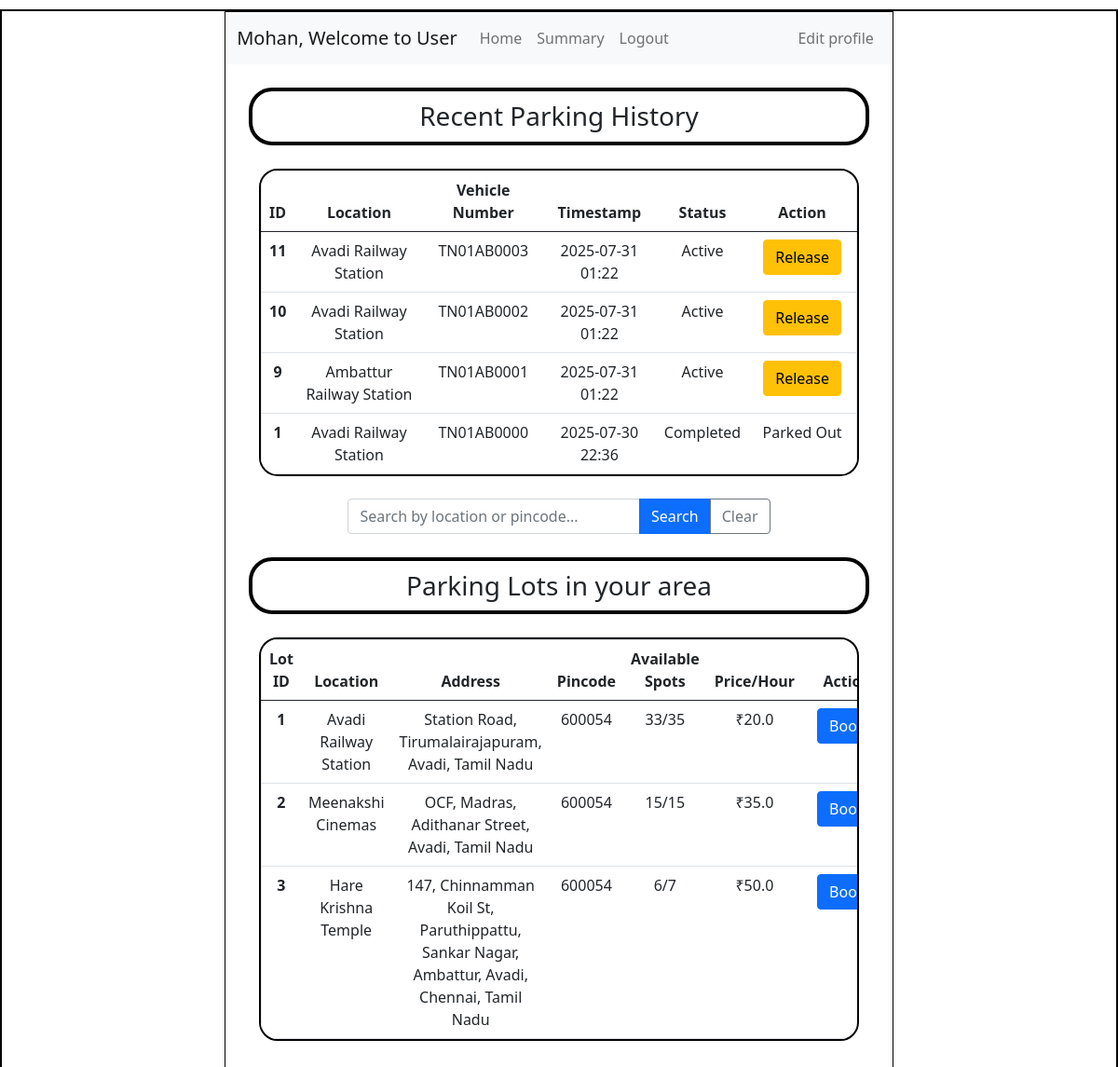
/user_dashboard/2, run on an earlier commit of the app's database.
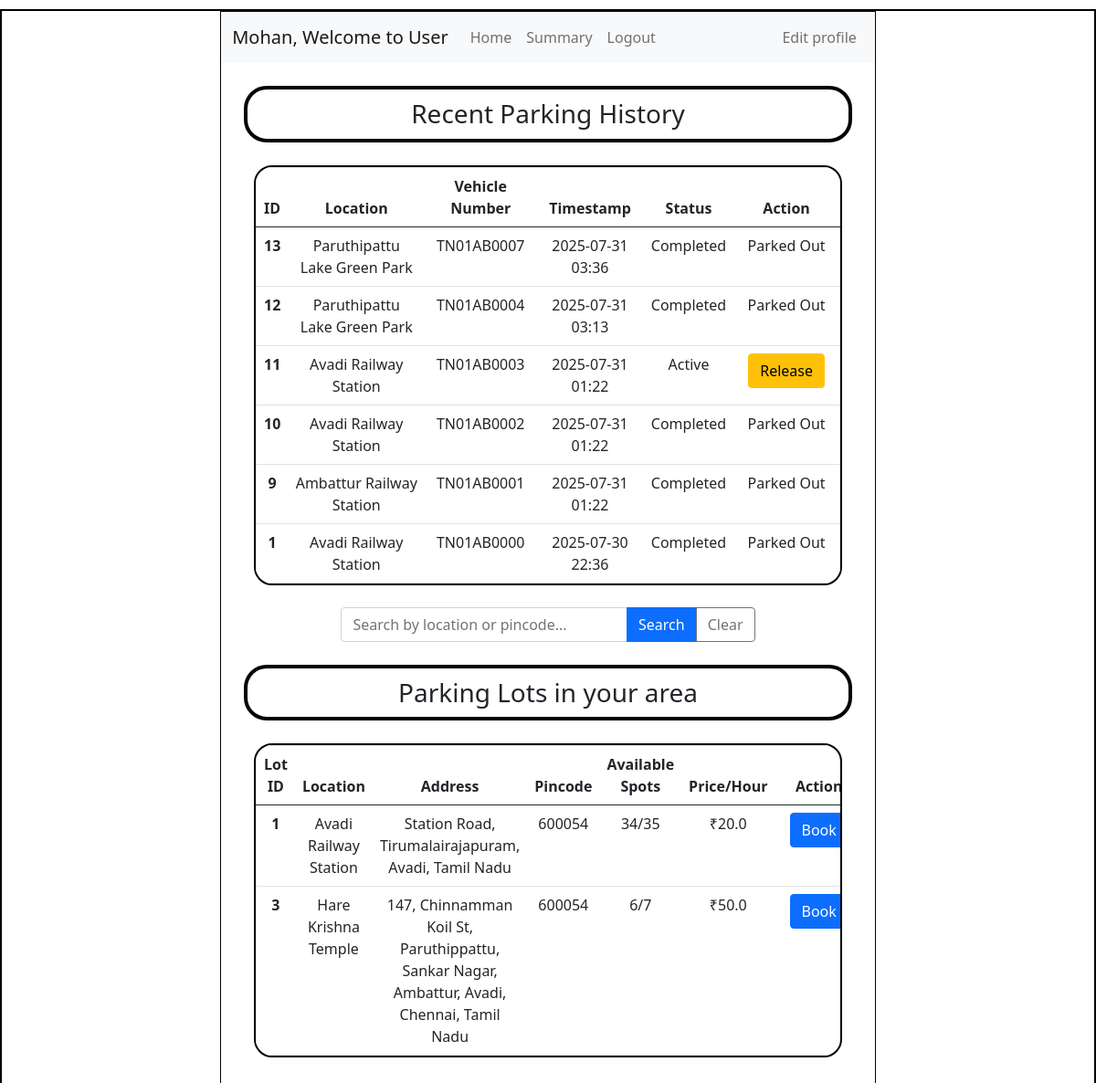
And on a later commit of the database.
### application/models.py (models this page shows)
class User(db.Model):
    id = db.Column(db.Integer, primary_key=True)
    first_name = db.Column(db.String(), nullable=False)
    last_name = db.Column(db.String(), nullable=False)
    email = db.Column(db.String(), unique=True, nullable=False)
    pwd = db.Column(db.String(), nullable=False)
    vehicle_reg = db.Column(db.String(), unique=True, nullable=False)
    address = db.Column(db.String(), nullable=False)
    pincode = db.Column(db.String(), nullable=False)
    phone_number = db.Column(db.String(), unique=True, nullable=False)
    gender = db.Column(db.String())
    age = db.Column(db.Integer)
    type = db.Column(db.String(), default='general')
    reservations = db.relationship('Reservation', backref='user')

class ParkingLot(db.Model):
    id = db.Column(db.Integer, primary_key=True)
    prime_location_name = db.Column(db.String(), nullable=False)
    price = db.Column(db.Float, nullable=False)
    address = db.Column(db.String(), nullable=False)
    pin_code = db.Column(db.String(), nullable=False)
    max_spots = db.Column(db.Integer, nullable=False)
    spots = db.relationship('ParkingSpot', backref='lot', cascade='all, delete-orphan')

class Reservation(db.Model):
    id = db.Column(db.Integer, primary_key=True)
    spot_id = db.Column(db.Integer, db.ForeignKey('parking_spot.id'), nullable=False)
    user_id = db.Column(db.Integer, db.ForeignKey('user.id'), nullable=False)
    parking_timestamp = db.Column(db.DateTime, nullable=False)
    leaving_timestamp = db.Column(db.DateTime, nullable=True)
    cost_per_unit_time = db.Column(db.Float, nullable=False)
    vehicle_num = db.Column(db.String(), nullable=False)

### application/controllers.py (the view, shortened to what this page needs)
@app.route("/user_dashboard/<int:user_id>")
def user_dashboard(user_id):
    this_user = User.query.filter_by(id=user_id).first()
    search_query = request.args.get('search_query', '').strip()
    if not search_query:
        parking_lots = ParkingLot.query.filter_by(pin_code=this_user.pincode).all()
        search_type = 'default'
    updated_lots = []
    for lot in parking_lots:
        available_count = ParkingSpot.query.filter_by(lot_id=lot.id, status='available').count()
        occupied_count = ParkingSpot.query.filter_by(lot_id=lot.id, status='occupied').count()
        updated_lots.append({
            'id': lot.id,
            'address': lot.address,
            'prime_location_name': lot.prime_location_name,
            'price': lot.price,
            'available_spots': available_count,
            'occupied_spots': occupied_count,
            'total_spots': lot.max_spots,
            'pin_code': lot.pin_code
        })
    user_reservations = Reservation.query.filter_by(user_id=user_id).order_by(Reservation.parking_timestamp.desc()).all()
    updated_reservations = []
    for reservation in user_reservations:
        spot = ParkingSpot.query.get(reservation.spot_id)
        lot = ParkingLot.query.get(spot.lot_id) if spot else None
        updated_reservations.append({
            'id': reservation.id,
            'location': lot.prime_location_name if lot else 'Unknown',
            'vehicle_number': reservation.vehicle_num,
            'timestamp': reservation.parking_timestamp.strftime('%Y-%m-%d %H:%M'),
            'status': 'Active' if not reservation.leaving_timestamp else 'Completed',
            'spot_id': reservation.spot_id,
            'lot_id': lot.id if lot else None
        })
    return render_template("user_dashboard.html", this_user=this_user, parking_lots=updated_lots, reservations=updated_reservations, search_query=search_query, search_type=search_type)

### templates/user_dashboard.html (shortened to what this page needs)
<!DOCTYPE html>
<html lang="en">
<head>
    <link rel="stylesheet" href="../static/style.css">
    <link href="https://cdn.jsdelivr.net/npm/bootstrap@5.0.2/dist/css/bootstrap.min.css" rel="stylesheet">
</head>
<body>
    <div id="main">
        <div id="canvas">
            <nav class="navbar navbar-expand-lg navbar-light bg-light">
                <div class="container-fluid">
                    <a class="navbar-brand" href="/user_dashboard/{{this_user.id}}">{{this_user.first_name}}, Welcome to User</a>
                    <ul class="navbar-nav me-auto mb-2 mb-lg-0">
                        <li class="nav-item">
                        <a class="nav-link" aria-current="page" href="/user_dashboard/{{this_user.id}}">Home</a>
                        </li>
                        <li class="nav-item">
                        <a class="nav-link" aria-current="page" href="/user_summary/{{this_user.id}}">Summary</a>
                        </li>
                        <li class="nav-item">
                        <a class="nav-link" aria-current="page" href="/login">Logout</a>
                        </li>
                    </ul>
                    <ul class="navbar-nav ms-auto">
                        <li class="nav-item">
                           <a class="nav-link" href="/edit_profile/{{this_user.id}}">Edit profile</a>
                        </li>
                    </ul>
                </div>
            </nav>
            <div id="content">
                <h3 class="headings text-center">Recent Parking History</h3>
                <div id="table">
                    <table class="table border text-center">
                        <thead>
                            <tr>
                                <th scope="col">ID</th>
                                <th scope="col">Location</th>
                                <th scope="col">Vehicle Number</th>
                                <th scope="col">Timestamp</th>
                                <th scope="col">Status</th>
                                <th scope="col">Action</th>
                            </tr>
                        </thead>
                        <tbody>
                            {% if reservations %}
                                {% for reservation in reservations %}
                                <tr>
                                    <th scope="row">{{ reservation.id }}</th>
                                    <td>{{ reservation.location }}</td>
                                    <td>{{ reservation.vehicle_number }}</td>
                                    <td>{{ reservation.timestamp }}</td>
                                    <td>
                                        {% if reservation.status == 'Active' %}
                                            <a>Active</a>
                                        {% else %}
                                            <a>Completed</a>
                                        {% endif %}
                                    </td>
                                    <td class="text-center">
                                        {% if reservation.status == 'Active' %}
                                            <a href="/release-spot/{{ this_user.id }}/{{ reservation.id }}" class="btn btn-warning mx-2">Release</a>
                                        {% else %}
                                            <a>Parked Out</a>
                                        {% endif %}
                                    </td>
                                </tr>
                                {% endfor %}
                            {% else %}
                                <tr>
                                    <td colspan="6" class="text-center">No parking history found</td>
                                </tr>
                            {% endif %}
                        </tbody>
                    </table>
                </div>
                <div class="container mt-4 mb-4">
                    <div class="row justify-content-center">
                        <div class="col-md-8">
                            <form method="GET" action="/user_dashboard/{{this_user.id}}" class="d-flex justify-content-center">
                                <div class="input-group">
                                    <input class="form-control" type="text" name="search_query" placeholder="Search by location or pincode..." value="{{ search_query }}" aria-label="Search">
                                    <button class="btn btn-primary" type="submit">Search</button>
                                    <a href="/user_dashboard/{{this_user.id}}" class="btn btn-outline-secondary">Clear</a>
                                </div>
                            </form>
                        </div>
                    </div>
                </div>
                <h3 class="headings text-center">
                    {% if search_query %}
                        {% if search_type == 'pincode' %}
                            Parking Lots in Pincode "{{ search_query }}"
                        {% else %}
                            Parking Lots matching "{{ search_query }}"
                        {% endif %}
                    {% else %}
                        Parking Lots in your area
                    {% endif %}
                </h3>
                <div id="table">
                    <table class="table border text-center">
                        <thead>
                            <tr>
                                <th scope="col">Lot ID</th>
                                <th scope="col">Location</th>
                                <th scope="col">Address</th>
                                <th scope="col">Pincode</th>
                                <th scope="col">Available Spots</th>
                                <th scope="col">Price/Hour</th>
                                <th scope="col" class="text-center">Action</th>
                            </tr>
                        </thead>
                        <tbody>
                            {% if parking_lots %}
                                {% for lot in parking_lots %}
                                <tr>
                                    <th scope="row">{{ lot.id }}</th>
                                    <td>{{ lot.prime_location_name }}</td>
                                    <td>{{ lot.address }}</td>
                                    <td>{{ lot.pin_code }}</td>
                                    <td>
                                        {% if lot.available_spots > 0 %}
                                            <a>{{ lot.available_spots }}/{{ lot.total_spots }}</a>
                                        {% else %}
                                            <a>Occupied</a>
                                        {% endif %}
                                    </td>
                                    <td>₹{{ lot.price }}</td>
                                    <td class="text-center">
                                        {% if lot.available_spots > 0 %}
                                            <a href="/book-spot/{{ this_user.id }}/{{ lot.id }}" class="btn btn-primary mx-2">Book</a>
                                        {% else %}
                                            <button class="btn btn-secondary mx-2" disabled>Full</button>
                                        {% endif %}
                                    </td>
                                </tr>
                                {% endfor %}
                            {% endif %}
                        </tbody>
                    </table>
                </div>
            </div>
        </div>
    </div>
</body>
</html>

### static/style.css (style rules this page uses)
* { margin: 0px; }
#main, canvas { border: 2px solid black; margin-top: 10px; margin-bottom: 10px; }
#canvas { width: 60%; margin: auto; min-height: 100vh; border: 1px solid black; padding-bottom: 20px; }
.headings { border: 4px solid black; border-radius: 25px; margin: 25px; padding: 10px; }
#table { margin: 20px auto; padding: 0; width: 90%; border: 2px solid black; border-radius: 20px; overflow: hidden; }
#table .table { margin: 0; padding: 0; border-collapse: collapse; overflow: hidden; box-shadow: 0 0 10px rgba(0, 0, 0, 0.1); }

What changed in the data, as far as the page shows it:
removed ParkingLot: id "2", prime_location_name "Meenakshi Cinemas", address "OCF, Madras, Adithanar Street, Avadi, Tamil Nadu", pin_code "600054", available_spots "15", total_spots "15", price "35.0"
now on this page (row unchanged): ParkingLot: location "Paruthipattu Lake Green Park" "Paruthipattu Lake Green Park"
added Reservation: vehicle_number "TN01AB0007"
added Reservation: vehicle_number "TN01AB0004"
computed for ParkingLot "Avadi Railway Station": available_spots "33" → "34"
Also different on the page:
new list line: "13 2025-07-31 03:36 Completed Parked Out"
new list line: "12 2025-07-31 03:13 Completed Parked Out"
list line gone: "Active Release"
new list line: "Completed Parked Out"
